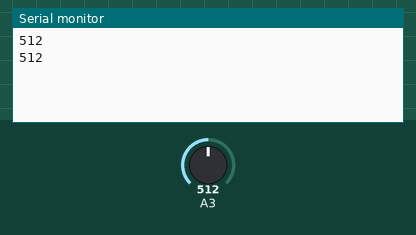
The sketch below on a simulated Arduino Uno, built with avr-gcc and run on an emulated ATmega328P. On the bench: the last lines printed to the serial monitor. The inputs (shaded band) are chosen by the test bench; at power-on: A3 = 512.

Above: at 3.8 s.
3.9 s: A3 set to 716
At 6.5 s:
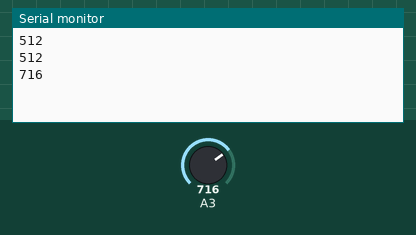
7.8 s: A3 set to 900
At 10.0 s:
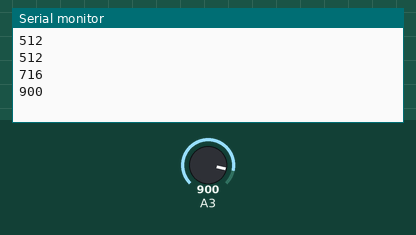
Timing chart, 0 to 11.5 s (numbered marks = the images above; inputs shaded):
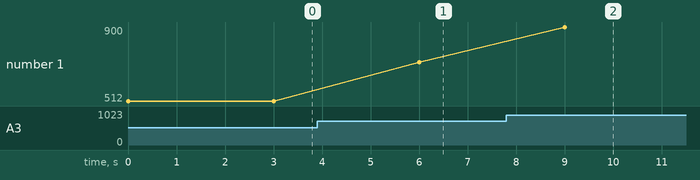

Measured:
- after the input at 3.9 s, the serial monitor: prints a new line after 2.1 s (image 1)
- after the input at 7.8 s, the serial monitor: prints a new line after 1.2 s (image 2)
- plotted number 1: 512 → 716 after the input at 3.9 s, 716 → 900 after the input at 7.8 s

The sketch:

flip_led_by_clap.ino
```cpp
int soundPin = 2;
// int ledPin = 8;
int ledState = LOW;

void setup() {
  pinMode(soundPin, INPUT);
  Serial.begin(9600);
  // pinMode(ledPin, OUTPUT);
}

void loop() {
  int g = analogRead(A3);
  Serial.println(g);
  delay(3000);
  // if (digitalRead(soundPin) == HIGH) {
  //   if (ledState == LOW)
  //     ledState = HIGH;
  //   else
  //     ledState = LOW;

  //   // digitalWrite(ledPin, ledState);
  //   delay(500);   // wait so one clap counts once
  // }
}
```
